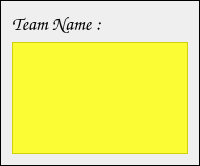
            <widget class="QFrame" name="SelectedPlayersFrame">
             <property name="frameShape">
              <enum>QFrame::Box</enum>
             </property>
             <property name="frameShadow">
              <enum>QFrame::Plain</enum>
             </property>
             <layout class="QGridLayout" name="gridLayout_12">
              <item row="0" column="0">
               <layout class="QGridLayout" name="SelectedPlayersGrid">
                <item row="1" column="0">
                 <widget class="QListWidget" name="TeamPlayersList">
                  <property name="enabled">
                   <bool>false</bool>
                  </property>
                  <property name="palette">
                   <palette>
                    <active>
                     <colorrole role="Button">
                      <brush brushstyle="SolidPattern">
                       <color alpha="200">
                        <red>255</red>
                        <green>255</green>
                        <blue>0</blue>
                       </color>
                      </brush>
                     </colorrole>
                     <colorrole role="Base">
                      <brush brushstyle="NoBrush">
                       <color alpha="255">
                        <red>0</red>
                        <green>0</green>
                        <blue>0</blue>
                       </color>
                      </brush>
                     </colorrole>
                     <colorrole role="Window">
                      <brush brushstyle="SolidPattern">
                       <color alpha="200">
                        <red>255</red>
                        <green>255</green>
                        <blue>0</blue>
                       </color>
                      </brush>
                     </colorrole>
                    </active>
                    <inactive>
                     <colorrole role="Button">
                      <brush brushstyle="SolidPattern">
                       <color alpha="200">
                        <red>255</red>
                        <green>255</green>
                        <blue>0</blue>
                       </color>
                      </brush>
                     </colorrole>
                     <colorrole role="Base">
                      <brush brushstyle="NoBrush">
                       <color alpha="255">
                        <red>0</red>
                        <green>0</green>
                        <blue>0</blue>
                       </color>
                      </brush>
                     </colorrole>
                     <colorrole role="Window">
                      <brush brushstyle="SolidPattern">
                       <color alpha="200">
                        <red>255</red>
                        <green>255</green>
                        <blue>0</blue>
                       </color>
                      </brush>
                     </colorrole>
                    </inactive>
                    <disabled>
                     <colorrole role="Button">
                      <brush brushstyle="SolidPattern">
                       <color alpha="200">
                        <red>255</red>
                        <green>255</green>
                        <blue>0</blue>
                       </color>
                      </brush>
                     </colorrole>
                     <colorrole role="Base">
                      <brush brushstyle="NoBrush">
                       <color alpha="255">
                        <red>0</red>
                        <green>0</green>
                        <blue>0</blue>
                       </color>
                      </brush>
                     </colorrole>
                     <colorrole role="Window">
                      <brush brushstyle="SolidPattern">
                       <color alpha="200">
                        <red>255</red>
                        <green>255</green>
                        <blue>0</blue>
                       </color>
                      </brush>
                     </colorrole>
                    </disabled>
                   </palette>
                  </property>
                  <property name="font">
                   <font>
                    <family>Comic Sans MS</family>
                    <pointsize>14</pointsize>
                    <weight>75</weight>
                    <bold>true</bold>
                   </font>
                  </property>
                  <property name="styleSheet">
                   <string notr="true">background-color: rgb(255, 255, 0,200);</string>
                  </property>
                  <property name="sizeAdjustPolicy">
                   <enum>QAbstractScrollArea::AdjustToContentsOnFirstShow</enum>
                  </property>
                  <property name="editTriggers">
                   <set>QAbstractItemView::DoubleClicked|QAbstractItemView::SelectedClicked</set>
                  </property>
                  <property name="textElideMode">
                   <enum>Qt::ElideMiddle</enum>
                  </property>
                  <property name="isWrapping" stdset="0">
                   <bool>false</bool>
                  </property>
                  <property name="resizeMode">
                   <enum>QListView::Adjust</enum>
                  </property>
                  <property name="wordWrap">
                   <bool>true</bool>
                  </property>
                 </widget>
                </item>
                <item row="0" column="0">
                 <layout class="QGridLayout" name="YourTeamGrid">
                  <item row="1" column="0">
                   <widget class="QLabel" name="TeamNameLbl">
                    <property name="font">
                     <font>
                      <family>Comic Sans MS</family>
                      <pointsize>14</pointsize>
                      <weight>75</weight>
                      <bold>true</bold>
                     </font>
                    </property>
                    <property name="text">
                     <string>Team Name : </string>
                    </property>
                   </widget>
                  </item>
                  <item row="1" column="1">
                   <widget class="QLabel" name="TeamNameDisplayLbl">
                    <property name="sizePolicy">
                     <sizepolicy hsizetype="MinimumExpanding" vsizetype="Preferred">
                      <horstretch>0</horstretch>
                      <verstretch>0</verstretch>
                     </sizepolicy>
                    </property>
                    <property name="font">
                     <font>
                      <family>Comic Sans MS</family>
                      <pointsize>14</pointsize>
                      <weight>75</weight>
                      <bold>true</bold>
                     </font>
                    </property>
                    <property name="text">
                     <string/>
                    </property>
                   </widget>
                  </item>
                 </layout>
                </item>
               </layout>
              </item>
             </layout>
            </widget>
